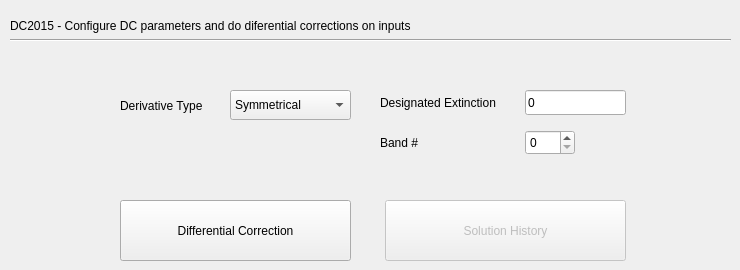
    <widget class="QWidget" name="tab_11">
     <attribute name="title">
      <string>DC2015</string>
     </attribute>
     <widget class="QPushButton" name="dc_rundc_btn">
      <property name="geometry">
       <rect>
        <x>120</x>
        <y>200</y>
        <width>231</width>
        <height>61</height>
       </rect>
      </property>
      <property name="font">
       <font>
        <weight>50</weight>
        <italic>false</italic>
        <bold>false</bold>
        <underline>false</underline>
        <strikeout>false</strikeout>
        <stylestrategy>PreferDefault</stylestrategy>
        <kerning>true</kerning>
       </font>
      </property>
      <property name="cursor">
       <cursorShape>ArrowCursor</cursorShape>
      </property>
      <property name="toolTip">
       <string>Do differential corrections on input parameters</string>
      </property>
      <property name="text">
       <string>Differential Correction</string>
      </property>
     </widget>
     <widget class="QLabel" name="label_39">
      <property name="geometry">
       <rect>
        <x>380</x>
        <y>127</y>
        <width>51</width>
        <height>31</height>
       </rect>
      </property>
      <property name="toolTip">
       <string>Designated band for interstellar extinction. Set 0 if there isn't one.</string>
      </property>
      <property name="statusTip">
       <string>LINKEXT</string>
      </property>
      <property name="text">
       <string>Band #</string>
      </property>
     </widget>
     <widget class="QLabel" name="label_40">
      <property name="geometry">
       <rect>
        <x>380</x>
        <y>87</y>
        <width>141</width>
        <height>31</height>
       </rect>
      </property>
      <property name="toolTip">
       <string>Interstellar extinction in the designated band, in magnitude</string>
      </property>
      <property name="statusTip">
       <string>DESEXTINC</string>
      </property>
      <property name="text">
       <string>Designated Extinction</string>
      </property>
     </widget>
     <widget class="QLabel" name="label_49">
      <property name="geometry">
       <rect>
        <x>10</x>
        <y>10</y>
        <width>711</width>
        <height>31</height>
       </rect>
      </property>
      <property name="text">
       <string>DC2015 - Configure DC parameters and do diferential corrections on inputs</string>
      </property>
     </widget>
     <widget class="QLabel" name="label_50">
      <property name="geometry">
       <rect>
        <x>120</x>
        <y>90</y>
        <width>110</width>
        <height>31</height>
       </rect>
      </property>
      <property name="toolTip">
       <string>Carry out solution with asymmetrical or symmetrical derivatives. Symmetrical derivatives are more reliable but take twice as long to compute</string>
      </property>
      <property name="statusTip">
       <string>ISYM</string>
      </property>
      <property name="text">
       <string>Derivative Type</string>
      </property>
     </widget>
     <widget class="QComboBox" name="isym_combobox">
      <property name="geometry">
       <rect>
        <x>230</x>
        <y>90</y>
        <width>121</width>
        <height>30</height>
       </rect>
      </property>
      <item>
       <property name="text">
        <string>Symmetrical</string>
       </property>
      </item>
      <item>
       <property name="text">
        <string>Asymmetrical</string>
       </property>
      </item>
     </widget>
     <widget class="QSpinBox" name="linkext_spinbox">
      <property name="geometry">
       <rect>
        <x>525</x>
        <y>130</y>
        <width>50</width>
        <height>25</height>
       </rect>
      </property>
      <property name="maximum">
       <number>9</number>
      </property>
     </widget>
     <widget class="Line" name="line_8">
      <property name="geometry">
       <rect>
        <x>10</x>
        <y>30</y>
        <width>721</width>
        <height>20</height>
       </rect>
      </property>
      <property name="orientation">
       <enum>Qt::Horizontal</enum>
      </property>
     </widget>
     <widget class="QLineEdit" name="desextinc_ipt">
      <property name="geometry">
       <rect>
        <x>525</x>
        <y>90</y>
        <width>101</width>
        <height>25</height>
       </rect>
      </property>
      <property name="text">
       <string>0</string>
      </property>
     </widget>
     <widget class="QPushButton" name="dchistory_btn">
      <property name="enabled">
       <bool>false</bool>
      </property>
      <property name="geometry">
       <rect>
        <x>385</x>
        <y>200</y>
        <width>241</width>
        <height>61</height>
       </rect>
      </property>
      <property name="font">
       <font>
        <weight>50</weight>
        <italic>false</italic>
        <bold>false</bold>
        <underline>false</underline>
        <strikeout>false</strikeout>
        <stylestrategy>PreferDefault</stylestrategy>
        <kerning>true</kerning>
       </font>
      </property>
      <property name="cursor">
       <cursorShape>ArrowCursor</cursorShape>
      </property>
      <property name="toolTip">
       <string>View differential correction history and plot solutions from each iteration</string>
      </property>
      <property name="text">
       <string>Solution History</string>
      </property>
     </widget>
    </widget>
